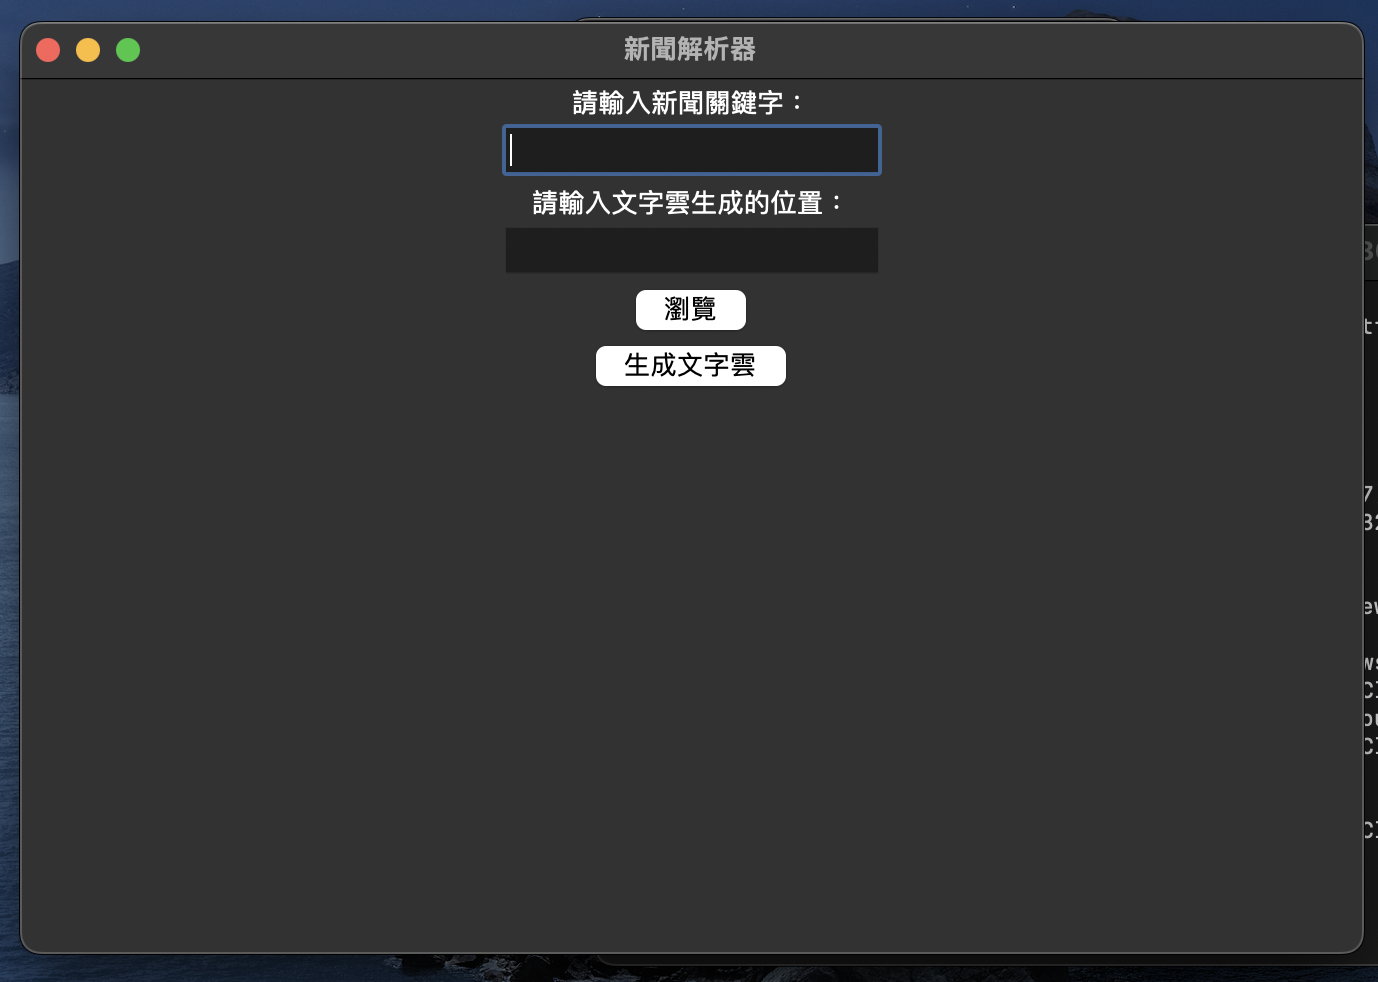

Here is the Python script that generated this plot:
import tkinter as tk
from tkinter import messagebox, filedialog
import pandas as pd
import jieba
from GoogleNews import GoogleNews
from bs4 import BeautifulSoup
import requests
import numpy as np
from PIL import ImageTk, Image
from collections import Counter
import matplotlib.pyplot as plt
from wordcloud import WordCloud, ImageColorGenerator
from scipy.ndimage import gaussian_gradient_magnitude
import ssl

ssl._create_default_https_context = ssl._create_unverified_context

def generate_wordcloud():
    keyword = keyword_entry.get()
    output_path = output_entry.get()
    
    if not keyword:
        messagebox.showwarning("警告", "請輸入關鍵字！")
        return
    
    if not output_path:
        messagebox.showwarning("警告", "請指定文字雲生成的位置！")
        return
    
    googlenews = GoogleNews()
    googlenews.setlang('cn')
    googlenews.setperiod('d')
    googlenews.setencode('utf-8')
    googlenews.clear()
    
    googlenews.search(keyword)
    alldata = googlenews.result()
    result = googlenews.gettext()
    links = googlenews.get_links()
    
    if not result:
        messagebox.showwarning("警告", "找不到相關的新聞！")
        return
    
    df = pd.DataFrame({
        '標題': result,
        '連結': links
    })
    
    url = df['連結'][0]
    
    user_agent = {
        'User-Agent': 'Mozilla/5.0 (Macintosh; Intel Mac OS X 10_15_7) AppleWebKit/537.36 (KHTML, like Gecko) Chrome/86.0.4240.111 Safari/537.36'
    }
    
    r = requests.get(url, headers=user_agent)
    r.encoding = "utf-8"
    web_content = r.text
    soup = BeautifulSoup(web_content, 'html.parser')
    
    articleContent = soup.find_all('p')
    
    article = []
    for p in articleContent:
        article.append(p.text)
    
    articleAll = '\n'.join(article)
    
    jieba.load_userdict('/Users/zhonghonghao/googlenews-wordCloud/dict.txt.big.txt')
    
    d = articleAll.replace('!', '').replace('／', "").replace('《', '').replace('》', '').replace('，', '').replace('。', '').replace(
        '「', '').replace('」', '').replace('（', '').replace('）', '').replace('！', '').replace('？', '').replace('、', '').replace(
        '▲', '').replace('…', '').replace('：', '')
    
    jieba.setLogLevel(10)
    
    Sentence = jieba.cut_for_search(d)
    
    with open('/Users/zhonghonghao/googlenews-wordCloud/stopword.txt', 'r', encoding="utf-8") as f:
        stopwords = f.read().split('\n')
    
    terms = {}
    for sentence in Sentence:
        if sentence in stopwords:
            continue
    
        if sentence in terms:
            terms[sentence] += 1
        else:
            terms[sentence] = 1
    
    artDf = pd.DataFrame.from_dict(terms, orient='index', columns=['詞頻'])
    artDf.sort_values(by=['詞頻'], ascending=False)
    
    img = "color-0"
    img_path = "/Users/zhonghonghao/googlenews-wordCloud/%s.png" % img
    
    mask_color = np.array(Image.open(img_path))
    mask_color = mask_color[::3, ::3]
    mask_image = mask_color.copy()
    mask_image[mask_image.sum(axis=2) == 0] = 255
    
    edges = np.mean([gaussian_gradient_magnitude(mask_color[:, :, i] / 255., 2) for i in range(3)], axis=0)
    mask_image[edges > .08] = 255
    #文字雲輸出大小跟空間以及字體
    wc = WordCloud(font_path="/Users/zhonghonghao/googlenews-wordCloud/Kalam-Bold.ttf",
                   mask=mask_color,
                   max_font_size=35,
                   max_words=4000,
                   stopwords=stopwords,
                   margin=0,
                   relative_scaling=0,
                   )
    
    wc.generate(articleAll)
    image_colors = ImageColorGenerator(mask_color)
    wc.recolor(color_func=image_colors)
    
    plt.imshow(wc, interpolation="bilinear")
    plt.axis("off")
    plt.savefig(output_path)
    plt.close()
    
    # 生成圖片
    image = Image.open(output_path)
    image = image.resize((400, 400), Image.ANTIALIAS)
    image_tk = ImageTk.PhotoImage(image)
    wordcloud_label.configure(image=image_tk)
    wordcloud_label.image = image_tk

def browse_output_path():
    output_path = filedialog.asksaveasfilename(defaultextension=".png")
    if output_path:
        output_entry.delete(0, tk.END)
        output_entry.insert(0, output_path)

window = tk.Tk()
window.title("新聞解析器")

# 提示標籤
keyword_prompt_label = tk.Label(window, text="請輸入新聞關鍵字：")
keyword_prompt_label.pack()

# 關鍵字標籤
keyword_entry = tk.Entry(window)
keyword_entry.pack()

# 提示標籤
output_prompt_label = tk.Label(window, text="請輸入文字雲生成的位置：")
output_prompt_label.pack()
#輸出入文字匡
output_entry = tk.Entry(window)
output_entry.pack()

# 瀏覽
browse_button = tk.Button(window, text="瀏覽", command=browse_output_path)
browse_button.pack()

# 按鈕
generate_button = tk.Button(window, text="生成文字雲", command=generate_wordcloud)
generate_button.pack()

#文字雲label
wordcloud_label = tk.Label(window)
wordcloud_label.pack()

window.mainloop()
